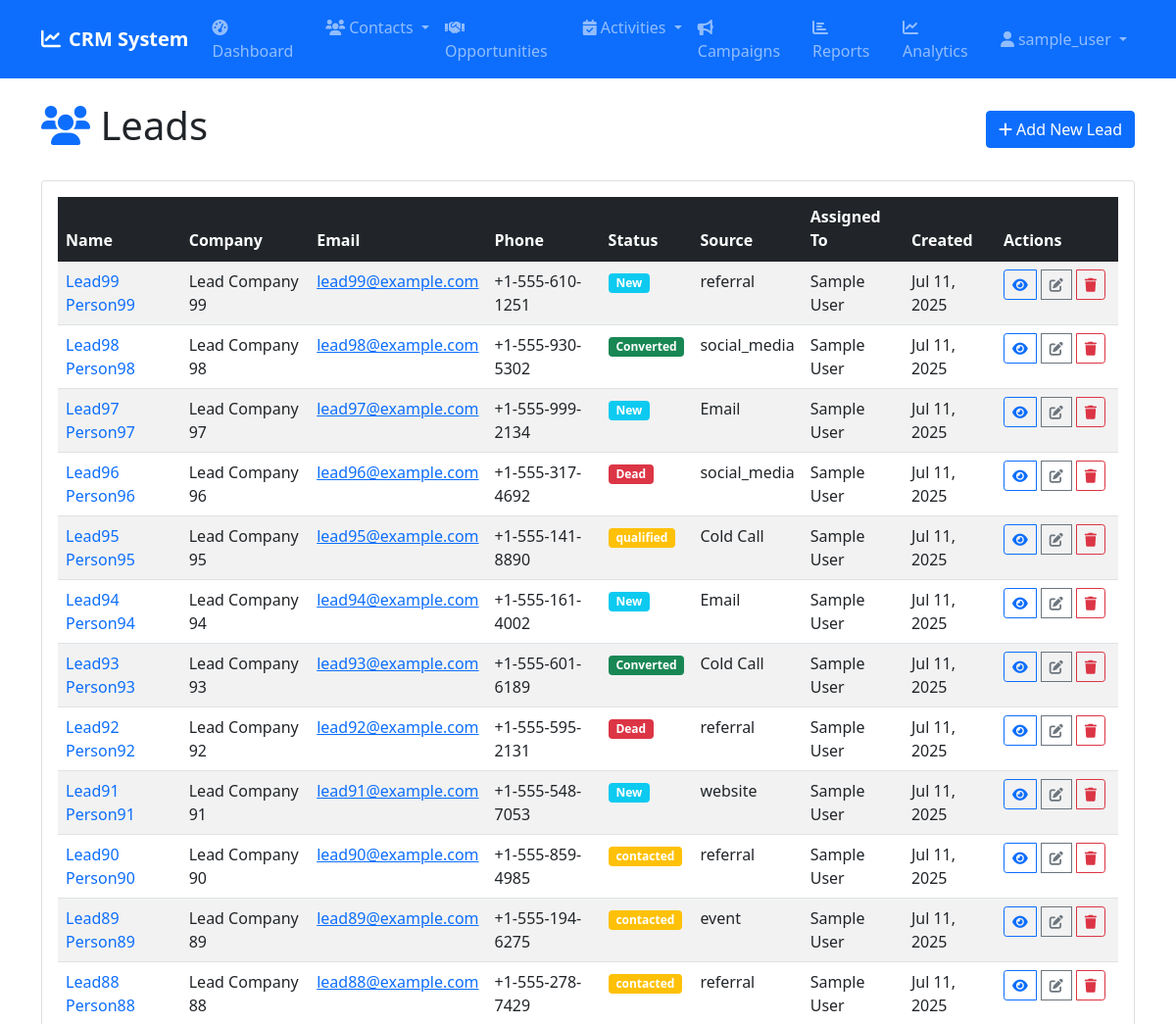
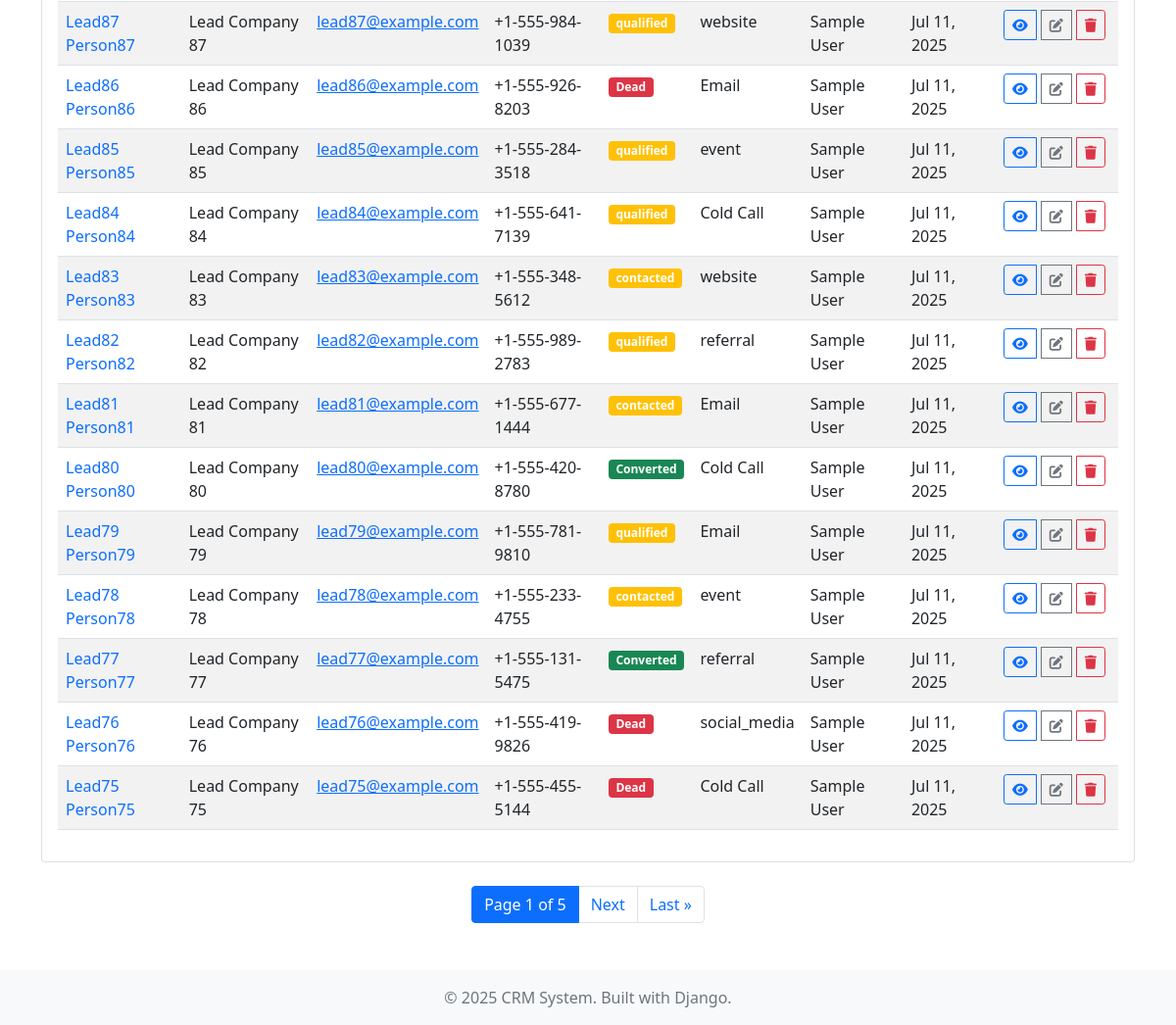
The app's page /leads/ (signed in), older data (2 pictures, top to bottom).
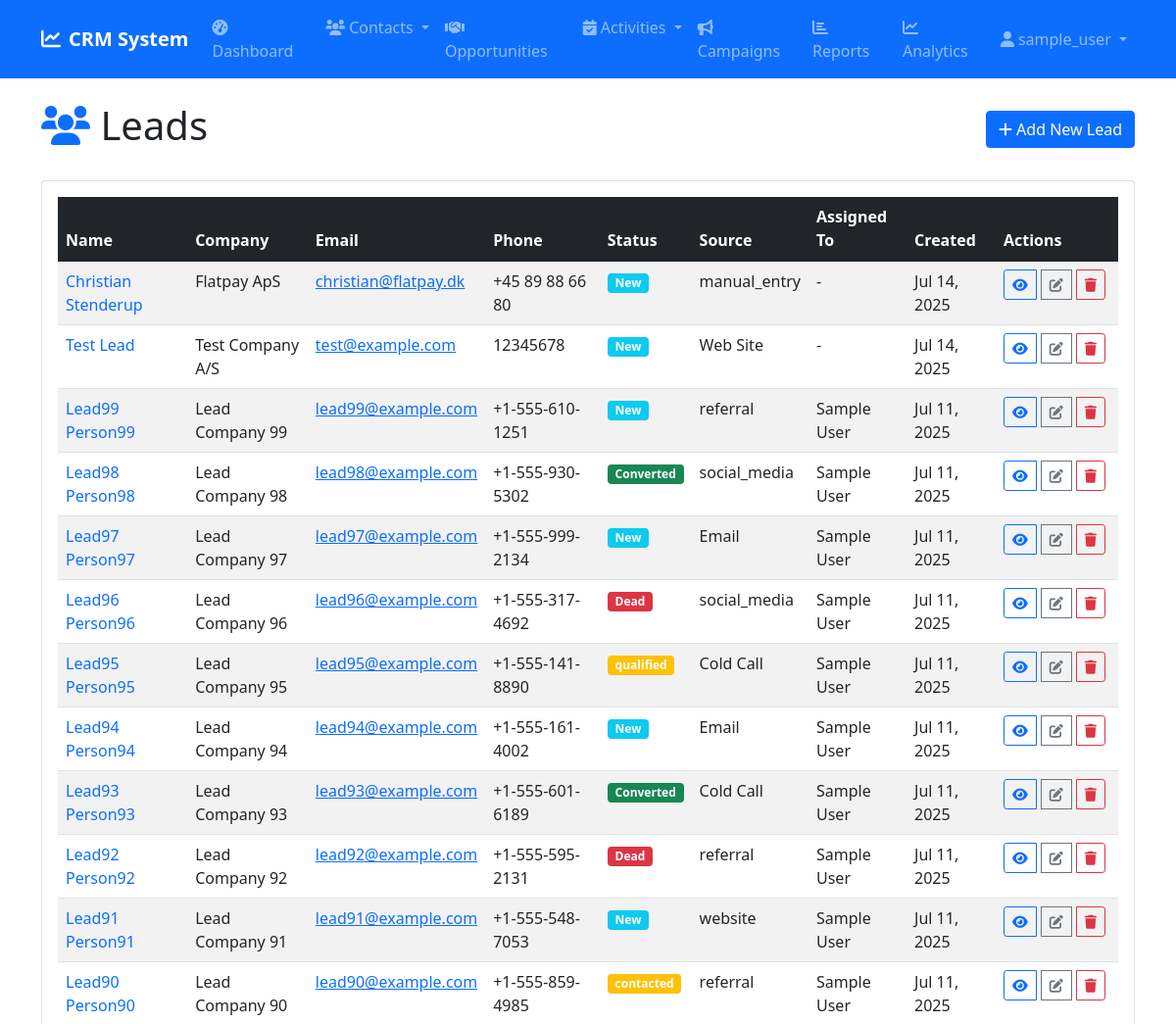
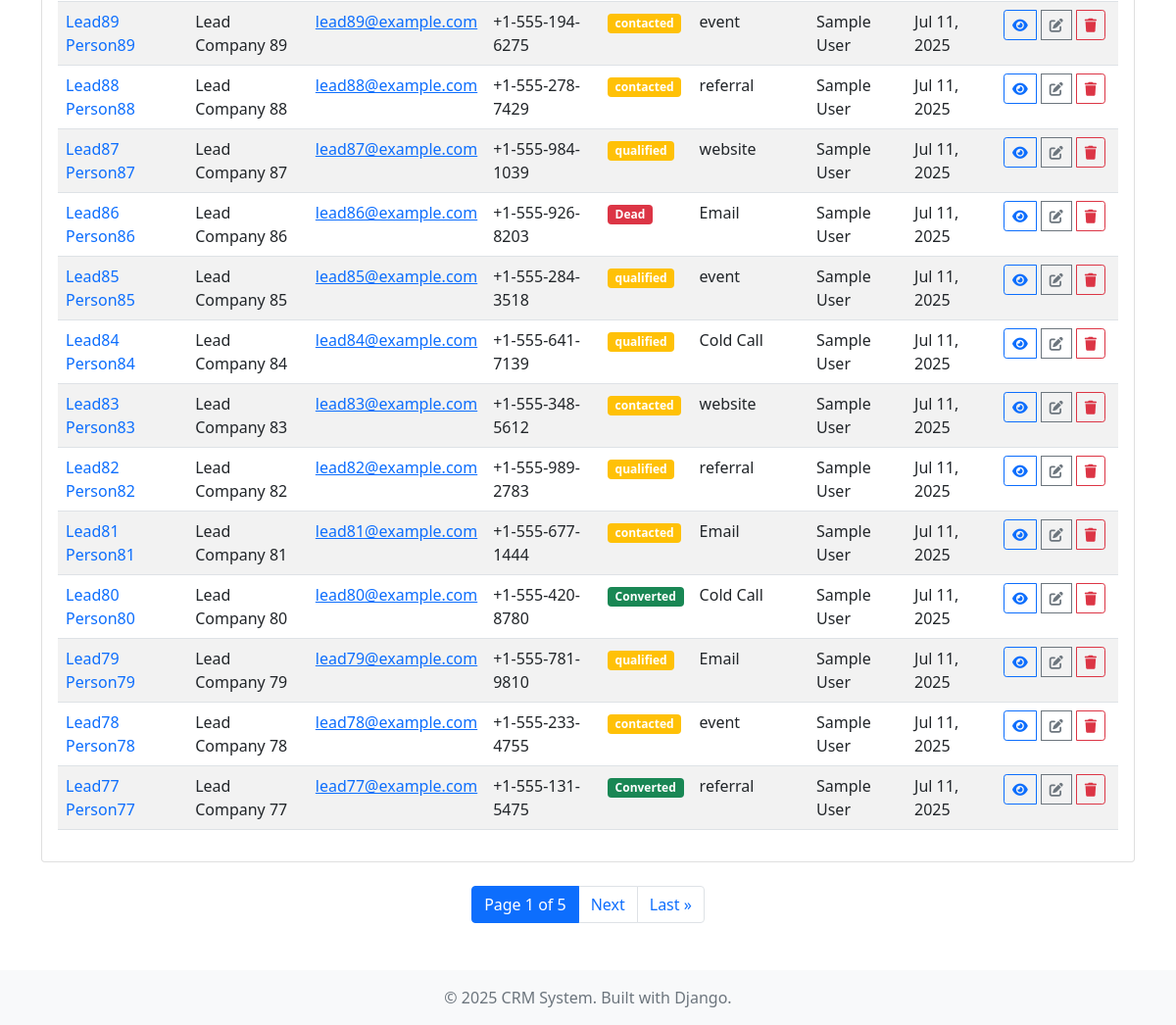
The same page, newer data (2 pictures, top to bottom).
### leads/models.py (models this page shows, shortened)
class Lead(models.Model):
    LEAD_STATUS = [
        ('new', 'New'),
        ('assigned', 'Assigned'),
        ('in_process', 'In Process'),
        ('converted', 'Converted'),
        ('recycled', 'Recycled'),
        ('dead', 'Dead'),
    ]
    LEAD_SOURCE = [
        ('cold_call', 'Cold Call'),
        ('existing_customer', 'Existing Customer'),
        ('partner', 'Partner'),
        ('public_relations', 'Public Relations'),
        ('direct_mail', 'Direct Mail'),
        ('conference', 'Conference'),
        ('trade_show', 'Trade Show'),
        ('web_site', 'Web Site'),
        ('word_of_mouth', 'Word of mouth'),
        ('email', 'Email'),
        ('campaign', 'Campaign'),
        ('other', 'Other'),
    ]
    FUNNEL_STAGE_CHOICES = [
        ('form_submitted', 'Form Submitted'),
        ('meeting_booked', 'Meeting Booked'),
        ('meeting_held', 'Meeting Held'),
        ('pilot_signed', 'Pilot Signed'),
        ('deal_closed', 'Deal Closed'),
        ('churned', 'Churned'),
    ]
    SALUTATIONS = [
        ('mr', 'Mr.'),
        ('mrs', 'Mrs.'),
        ('ms', 'Ms.'),
        ('dr', 'Dr.'),
        ('prof', 'Prof.'),
    ]
    salutation = models.CharField(max_length=10, choices=SALUTATIONS, blank=True)
    first_name = models.CharField(max_length=100)
    last_name = models.CharField(max_length=100)
    title = models.CharField(max_length=100, blank=True)
    company = models.CharField(max_length=200)
    email = models.EmailField()
    phone = models.CharField(max_length=20, blank=True)
    mobile = models.CharField(max_length=20, blank=True)
    fax = models.CharField(max_length=20, blank=True)
    website = models.URLField(blank=True)
    street = models.TextField(blank=True)
    city = models.CharField(max_length=100, blank=True)
    state = models.CharField(max_length=100, blank=True)
    postal_code = models.CharField(max_length=20, blank=True)
    country = models.CharField(max_length=100, blank=True)
    lead_source = models.CharField(max_length=20, choices=LEAD_SOURCE, blank=True)
    status = models.CharField(max_length=20, choices=LEAD_STATUS, default='new')
    industry = models.CharField(max_length=100, blank=True)
    annual_revenue = models.DecimalField(max_digits=15, decimal_places=2, null=True, blank=True)
    employees = models.IntegerField(null=True, blank=True)
    funnel_stage = models.CharField(max_length=20, choices=FUNNEL_STAGE_CHOICES, default='form_submitted')
    funnel_stage_updated_at = models.DateTimeField(auto_now=True)
    form_submitted_at = models.DateTimeField(null=True, blank=True)
    meeting_booked_at = models.DateTimeField(null=True, blank=True)
    meeting_held_at = models.DateTimeField(null=True, blank=True)
    pilot_signed_at = models.DateTimeField(null=True, blank=True)
    deal_closed_at = models.DateTimeField(null=True, blank=True)
    churned_at = models.DateTimeField(null=True, blank=True)
    lead_score = models.IntegerField(default=0, help_text="Lead quality score 0-100")
    estimated_value = models.DecimalField(max_digits=12, decimal_places=2, null=True, blank=True)
    cvr_number = models.CharField(max_length=8, blank=True, null=True, help_text="Danish CVR number")
    cvr_last_updated = models.DateTimeField(null=True, blank=True, help_text="When CVR data was last fetched")
    icp_score = models.IntegerField(default=4, help_text="ICP matching score (4-12 points)")
    icp_score_breakdown = models.JSONField(default=dict, blank=True, help_text="Detailed ICP scoring breakdown")
    do_not_call = models.BooleanField(default=False)
    email_opt_out = models.BooleanField(default=False)
    description = models.TextField(blank=True)
    assigned_to = models.ForeignKey(User, on_delete=models.SET_NULL, null=True, blank=True)
    created_by = models.ForeignKey(User, on_delete=models.SET_NULL, null=True, blank=True, related_name='created_leads')
    created_at = models.DateTimeField(auto_now_add=True)
    updated_at = models.DateTimeField(auto_now=True)
    class Meta:
        ordering = ['-created_at']
    @property
    def full_name(self):
        return f"{self.first_name} {self.last_name}"

### leads/views.py (the view)
# urls.py: path('', views.LeadListView.as_view(), name='list'),
class LeadListView(LoginRequiredMixin, ListView):
    model = Lead
    template_name = 'leads/lead_list.html'
    context_object_name = 'leads'
    paginate_by = 25
    def get_queryset(self):
        return Lead.objects.select_related('assigned_to').order_by('-created_at')

### templates/leads/lead_list.html (shortened to what this page needs)
{% extends 'base.html' %}
{% block content %}
<div class="d-flex justify-content-between align-items-center mb-4">
    <h1><i class="fas fa-users text-primary"></i> Leads</h1>
    <a href="{% url 'leads:create' %}" class="btn btn-primary">
        <i class="fas fa-plus"></i> Add New Lead
    </a>
</div>
<div class="card">
    <div class="card-body">
        <div class="table-responsive">
            <table class="table table-striped table-hover">
                <thead class="table-dark">
                    <tr>
                        <th>Name</th>
                        <th>Company</th>
                        <th>Email</th>
                        <th>Phone</th>
                        <th>Status</th>
                        <th>Source</th>
                        <th>Assigned To</th>
                        <th>Created</th>
                        <th>Actions</th>
                    </tr>
                </thead>
                <tbody>
                    {% for lead in leads %}
                    <tr>
                        <td>
                            <a href="{% url 'leads:detail' lead.pk %}" class="text-decoration-none">
                                {{ lead.full_name }}
                            </a>
                        </td>
                        <td>{{ lead.company }}</td>
                        <td>
                            {% if lead.email %}
                                <a href="mailto:{{ lead.email }}">{{ lead.email }}</a>
                            {% endif %}
                        </td>
                        <td>{{ lead.phone|default:"-" }}</td>
                        <td>
                            <span class="badge {% if lead.status == 'new' %}bg-info{% elif lead.status == 'converted' %}bg-success{% elif lead.status == 'dead' %}bg-danger{% else %}bg-warning{% endif %}">
                                {{ lead.get_status_display }}
                            </span>
                        </td>
                        <td>{{ lead.get_lead_source_display|default:"-" }}</td>
                        <td>{{ lead.assigned_to.get_full_name|default:"-" }}</td>
                        <td>{{ lead.created_at|date:"M d, Y" }}</td>
                        <td>
                            <div class="btn-group" role="group">
                                <a href="{% url 'leads:detail' lead.pk %}" class="btn btn-sm btn-outline-primary" title="View">
                                    <i class="fas fa-eye"></i>
                                </a>
                                <a href="{% url 'leads:edit' lead.pk %}" class="btn btn-sm btn-outline-secondary" title="Edit">
                                    <i class="fas fa-edit"></i>
                                </a>
                                <a href="{% url 'leads:delete' lead.pk %}" class="btn btn-sm btn-outline-danger" title="Delete">
                                    <i class="fas fa-trash"></i>
                                </a>
                            </div>
                        </td>
                    </tr>
                    {% endfor %}
                </tbody>
            </table>
        </div>
    </div>
</div>
{% if is_paginated %}
<nav aria-label="Page navigation">
    <ul class="pagination justify-content-center mt-4">
        <li class="page-item active">
            <span class="page-link">
                Page {{ page_obj.number }} of {{ page_obj.paginator.num_pages }}
            </span>
        </li>
        {% if page_obj.has_next %}
            <li class="page-item">
                <a class="page-link" href="?page={{ page_obj.next_page_number }}">Next</a>
            </li>
            <li class="page-item">
                <a class="page-link" href="?page={{ page_obj.paginator.num_pages }}">Last &raquo;</a>
            </li>
        {% endif %}
    </ul>
</nav>
{% endif %}
{% endblock %}

Row changes from the older to the newer data that the page shows:
no longer on this page (row unchanged): Lead: full_name "Lead76 Person76", company "Lead Company 76", email "lead76@example.com", phone "+1-555-419-9826", status "Dead", lead_source "social_media", assigned_to.get_full_name "Sample User", created_at "Jul 11, 2025"
no longer on this page (row unchanged): Lead: full_name "Lead75 Person75", company "Lead Company 75", email "lead75@example.com", phone "+1-555-455-5144", status "Dead", lead_source "Cold Call", assigned_to.get_full_name "Sample User", created_at "Jul 11, 2025"
added Lead: full_name "Christian Stenderup", company "Flatpay ApS", email "christian@flatpay.dk", phone "+45 89 88 66 80", status "New", lead_source "manual_entry", assigned_to.get_full_name "-", created_at "Jul 14, 2025"
added Lead: full_name "Test Lead", company "Test Company A/S", email "test@example.com", phone "12345678", status "New", lead_source "Web Site", assigned_to.get_full_name "-", created_at "Jul 14, 2025"
